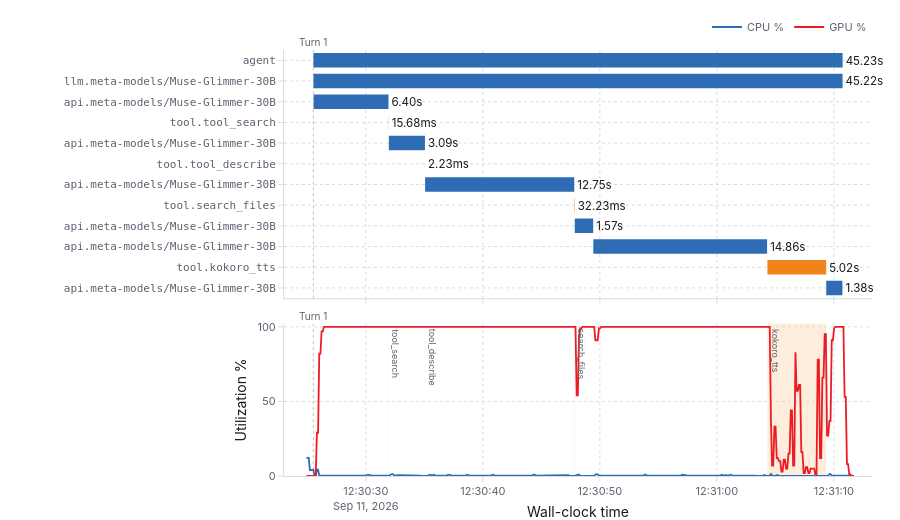

The notebook cell this image was saved under:
### Code cell
# This cell shows an overview tab alone; for a detailed view, click on the links provided when running this cell.
import importlib, sys, os, logging
sys.path.insert(0, os.path.abspath("utils"))
logging.disable(logging.WARNING)          # mute Streamlit's import-time warnings
import hermes_profiler
importlib.reload(hermes_profiler)          # pick up edits without a kernel restart
logging.disable(logging.NOTSET)

SESSION_ID = None   # a run ID, or None to auto-fetch the latest session
hermes_profiler.show_session_overview(SESSION_ID)

### Figure 1 — Plotly figure (JSON) as saved in the notebook; plotly's stock layout.template omitted (floating-point values rounded to 4 significant figures; data arrays with more than 128 entries replaced by an {"elided": "..."} marker saying what was removed)
{"data": [{"base": ["2026-09-11T12:30:25.516898180", "2026-09-11T12:30:25.522345287", "2026-09-11T12:30:25.536343654", "2026-09-11T12:30:31.943167046", "2026-09-11T12:30:31.964620393", "2026-09-11T12:30:35.053831109", "2026-09-11T12:30:35.062083669", "2026-09-11T12:30:47.817254921", "2026-09-11T12:30:47.855737867", "2026-09-11T12:30:49.438677701", "2026-09-11T12:31:04.320296697", "2026-09-11T12:31:09.347543050"], "cliponaxis": false, "hoverinfo": "text", "hovertext": ["<b>agent</b><br>turn: 1<br>type: AGENT<br>start: 12:30:25.516<br>duration: 45.23s", "<b>llm.meta-models/Muse-Glimmer-30B</b><br>turn: 1<br>type: LLM<br>start: 12:30:25.522<br>duration: 45.22s", "<b>api.meta-models/Muse-Glimmer-30B</b><br>turn: 1<br>type: LLM<br>start: 12:30:25.536<br>duration: 6.40s", "<b>tool.tool_search</b><br>turn: 1<br>type: TOOL<br>start: 12:30:31.943<br>duration: 15.68ms", "<b>api.meta-models/Muse-Glimmer-30B</b><br>turn: 1<br>type: LLM<br>start: 12:30:31.964<br>duration: 3.09s", "<b>tool.tool_describe</b><br>turn: 1<br>type: TOOL<br>start: 12:30:35.053<br>duration: 2.23ms", "<b>api.meta-models/Muse-Glimmer-30B</b><br>turn: 1<br>type: LLM<br>start: 12:30:35.062<br>duration: 12.75s", "<b>tool.search_files</b><br>turn: 1<br>type: TOOL<br>start: 12:30:47.817<br>duration: 32.23ms", "<b>api.meta-models/Muse-Glimmer-30B</b><br>turn: 1<br>type: LLM<br>start: 12:30:47.855<br>duration: 1.57s", "<b>api.meta-models/Muse-Glimmer-30B</b><br>turn: 1<br>type: LLM<br>start: 12:30:49.438<br>duration: 14.86s", "<b>tool.kokoro_tts</b><br>turn: 1<br>type: TOOL<br>start: 12:31:04.320<br>duration: 5.02s", "<b>api.meta-models/Muse-Glimmer-30B</b><br>turn: 1<br>type: LLM<br>start: 12:31:09.347<br>duration: 1.38s"], "marker": {"color": ["#2E6DB4", "#2E6DB4", "#2E6DB4", "#F08418", "#2E6DB4", "#F08418", "#2E6DB4", "#F08418", "#2E6DB4", "#2E6DB4", "#F08418", "#2E6DB4"]}, "orientation": "h", "showlegend": false, "text": ["45.23s", "45.22s", "6.40s", "15.68ms", "3.09s", "2.23ms", "12.75s", "32.23ms", "1.57s", "14.86s", "5.02s", "1.38s"], "textposition": "outside", "type": "bar", "x": [45230.0, 45220.0, 6396.0, 15.68, 3086.0, 2.23, 12750.0, 32.23, 1575.0, 14860.0, 5020.0, 1383.0], "xaxis": "x", "y": [0, 1, 2, 3, 4, 5, 6, 7, 8, 9, 10, 11], "yaxis": "y"}, {"hovertemplate": "CPU %{y:.1f}%<br>%{x|%H:%M:%S.%L}<extra></extra>", "line": {"color": "#2E6DB4", "width": 1.8}, "mode": "lines", "name": "CPU %", "type": "scatter", "x": {"elided": "469 str values"}, "xaxis": "x2", "y": {"elided": "469 float values"}, "yaxis": "y2"}, {"hovertemplate": "GPU %{y:.1f}%<br>%{x|%H:%M:%S.%L}<extra></extra>", "line": {"color": "#ED1C24", "width": 1.8}, "mode": "lines", "name": "GPU %", "type": "scatter", "x": {"elided": "469 str values"}, "xaxis": "x2", "y": {"elided": "469 float values"}, "yaxis": "y2"}], "layout": {"annotations": [{"font": {"color": "#5B6270", "size": 9}, "showarrow": false, "text": "tool_search", "textangle": 90, "x": "2026-09-11T12:30:31.943167046", "xanchor": "left", "xref": "x2", "y": 100, "yanchor": "top", "yref": "y2"}, {"font": {"color": "#5B6270", "size": 9}, "showarrow": false, "text": "tool_describe", "textangle": 90, "x": "2026-09-11T12:30:35.053831109", "xanchor": "left", "xref": "x2", "y": 100, "yanchor": "top", "yref": "y2"}, {"font": {"color": "#5B6270", "size": 9}, "showarrow": false, "text": "search_files", "textangle": 90, "x": "2026-09-11T12:30:47.817254921", "xanchor": "left", "xref": "x2", "y": 100, "yanchor": "top", "yref": "y2"}, {"font": {"color": "#5B6270", "size": 9}, "showarrow": false, "text": "kokoro_tts", "textangle": 90, "x": "2026-09-11T12:31:04.320296697", "xanchor": "left", "xref": "x2", "y": 100, "yanchor": "top", "yref": "y2"}, {"font": {"color": "#5B6270", "size": 10}, "showarrow": false, "text": "Turn 1", "x": "2026-09-11T12:30:25.516898180", "xanchor": "center", "xref": "x", "y": 1, "yanchor": "bottom", "yref": "y domain"}, {"font": {"color": "#5B6270", "size": 10}, "showarrow": false, "text": "Turn 1", "x": "2026-09-11T12:30:25.516898180", "xanchor": "center", "xref": "x2", "y": 1, "yanchor": "bottom", "yref": "y2 domain"}], "bargap": 0.3, "font": {"color": "#1A1A1A", "family": "-apple-system, BlinkMacSystemFont, \"Segoe UI\", Roboto, Helvetica, Arial, sans-serif", "size": 12}, "height": 520, "hoverlabel": {"bgcolor": "#FFFFFF", "bordercolor": "#D9DCE1", "font": {"color": "#1A1A1A", "size": 12}}, "hovermode": "x unified", "legend": {"bgcolor": "rgba(0,0,0,0)", "borderwidth": 0, "font": {"color": "#5B6270", "size": 11}, "orientation": "h", "x": 1, "xanchor": "right", "y": 1.02, "yanchor": "bottom"}, "margin": {"b": 44, "l": 284, "r": 28, "t": 48}, "paper_bgcolor": "#FFFFFF", "plot_bgcolor": "#FFFFFF", "shapes": [{"fillcolor": "rgba(46,109,180,0.13)", "layer": "below", "line": {"width": 0}, "opacity": 1, "type": "rect", "x0": "2026-09-11T12:30:31.943167046", "x1": "2026-09-11T12:30:31.959167046", "xref": "x2", "y0": 0, "y1": 1, "yref": "y2 domain"}, {"fillcolor": "rgba(240,132,24,0.15)", "layer": "below", "line": {"width": 0}, "opacity": 1, "type": "rect", "x0": "2026-09-11T12:30:35.053831109", "x1": "2026-09-11T12:30:35.063831109", "xref": "x2", "y0": 0, "y1": 1, "yref": "y2 domain"}, {"fillcolor": "rgba(46,109,180,0.13)", "layer": "below", "line": {"width": 0}, "opacity": 1, "type": "rect", "x0": "2026-09-11T12:30:47.817254921", "x1": "2026-09-11T12:30:47.849254921", "xref": "x2", "y0": 0, "y1": 1, "yref": "y2 domain"}, {"fillcolor": "rgba(240,132,24,0.15)", "layer": "below", "line": {"width": 0}, "opacity": 1, "type": "rect", "x0": "2026-09-11T12:31:04.320296697", "x1": "2026-09-11T12:31:09.340296697", "xref": "x2", "y0": 0, "y1": 1, "yref": "y2 domain"}, {"line": {"color": "rgba(120,120,120,0.45)", "dash": "dot", "width": 1}, "type": "line", "x0": "2026-09-11T12:30:25.516898180", "x1": "2026-09-11T12:30:25.516898180", "xref": "x", "y0": 0, "y1": 1, "yref": "y domain"}, {"line": {"color": "rgba(120,120,120,0.45)", "dash": "dot", "width": 1}, "type": "line", "x0": "2026-09-11T12:30:25.516898180", "x1": "2026-09-11T12:30:25.516898180", "xref": "x2", "y0": 0, "y1": 1, "yref": "y2 domain"}], "xaxis": {"anchor": "y", "domain": [0, 1], "gridcolor": "#D9DCE1", "griddash": "dot", "linecolor": "#D9DCE1", "matches": "x2", "showticklabels": false, "tickcolor": "#D9DCE1", "tickfont": {"color": "#5B6270", "size": 11}, "ticks": "outside", "type": "date", "zeroline": false}, "xaxis2": {"anchor": "y2", "domain": [0, 1], "gridcolor": "#D9DCE1", "griddash": "dot", "linecolor": "#D9DCE1", "tickcolor": "#D9DCE1", "tickfont": {"color": "#5B6270", "size": 11}, "ticks": "outside", "title": {"text": "Wall-clock time"}, "type": "date", "zeroline": false}, "yaxis": {"anchor": "x", "automargin": true, "autorange": "reversed", "domain": [0.4172, 1], "gridcolor": "#D9DCE1", "griddash": "dot", "linecolor": "#D9DCE1", "tickcolor": "#D9DCE1", "tickfont": {"color": "#5B6270", "family": "monospace", "size": 11}, "tickmode": "array", "ticks": "outside", "ticktext": ["agent", "    llm.meta-models/Muse-Glimmer-30B", "        api.meta-models/Muse-Glimmer-30B", "        tool.tool_search", "        api.meta-models/Muse-Glimmer-30B", "        tool.tool_describe", "        api.meta-models/Muse-Glimmer-30B", "        tool.search_files", "        api.meta-models/Muse-Glimmer-30B", "        api.meta-models/Muse-Glimmer-30B", "        tool.kokoro_tts", "        api.meta-models/Muse-Glimmer-30B"], "tickvals": [0, 1, 2, 3, 4, 5, 6, 7, 8, 9, 10, 11], "zeroline": false}, "yaxis2": {"anchor": "x2", "domain": [0, 0.3572], "gridcolor": "#D9DCE1", "griddash": "dot", "linecolor": "#D9DCE1", "range": [0, 102], "tickcolor": "#D9DCE1", "tickfont": {"color": "#5B6270", "size": 11}, "ticks": "outside", "title": {"text": "Utilization %"}, "zeroline": false}}}
